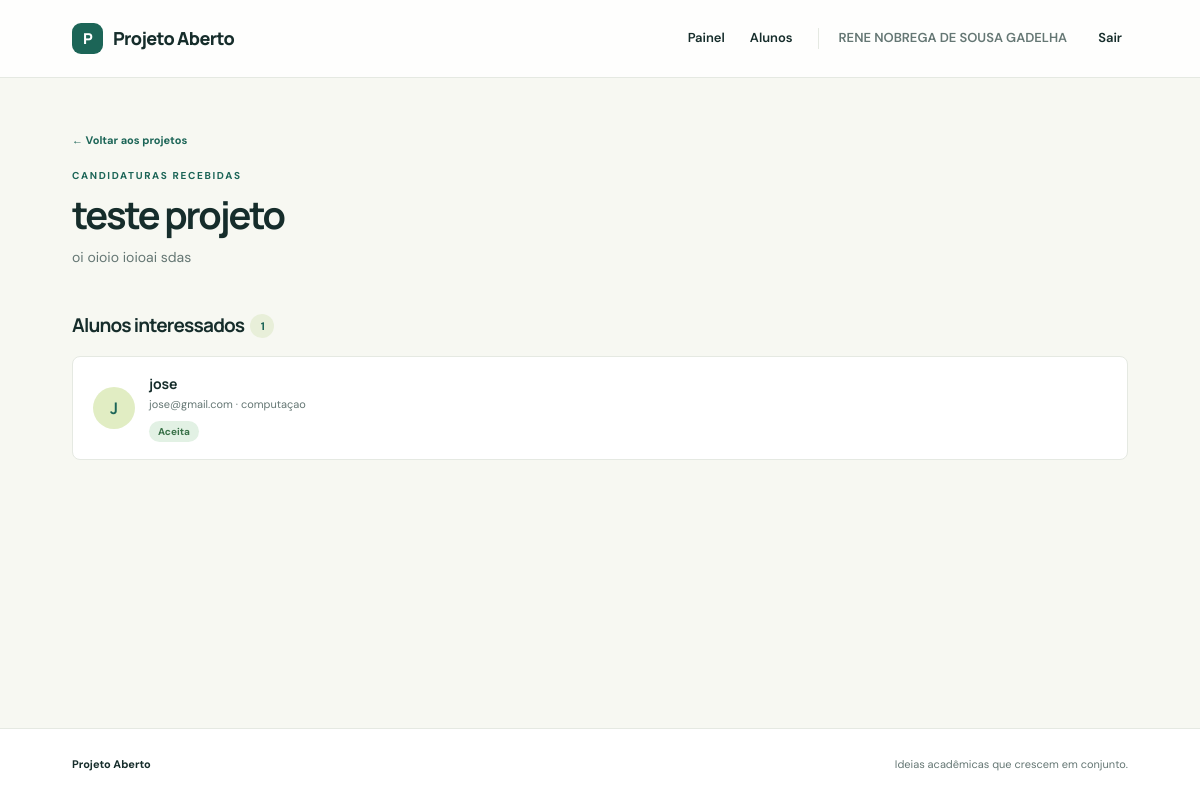
Screenshot of /professor/projetos/1 (signed in) with the database file from the repository.
### models.py (models this page shows, shortened)
class User(db.Model):
    id = db.Column(db.Integer, primary_key=True)
    name = db.Column(db.String(120), nullable=False)
    email = db.Column(db.String(160), unique=True, nullable=False, index=True)
    password_hash = db.Column(db.String(256), nullable=False)
    role = db.Column(db.String(20), nullable=False)
    course = db.Column(db.String(120))
    projects = db.relationship("Project", backref="owner", lazy=True)
    applications = db.relationship("Application", backref="student", lazy=True)

class Project(db.Model):
    id = db.Column(db.Integer, primary_key=True)
    title = db.Column(db.String(160), nullable=False)
    description = db.Column(db.Text, nullable=False)
    requirements = db.Column(db.Text, default="")
    created_at = db.Column(db.DateTime, default=datetime.utcnow, nullable=False)
    owner_id = db.Column(db.Integer, db.ForeignKey("user.id"), nullable=False)
    applications = db.relationship(
        "Application", backref="project", lazy=True, cascade="all, delete-orphan"
    )

class Application(db.Model):
    id = db.Column(db.Integer, primary_key=True)
    student_id = db.Column(db.Integer, db.ForeignKey("user.id"), nullable=False)
    project_id = db.Column(db.Integer, db.ForeignKey("project.id"), nullable=False)
    status = db.Column(db.String(20), default="Pendente", nullable=False)
    created_at = db.Column(db.DateTime, default=datetime.utcnow, nullable=False)
    __table_args__ = (
        db.UniqueConstraint("student_id", "project_id", name="unique_application"),
    )

### controllers/professor_controller.py (the view)
@professor_bp.route("/projetos/<int:project_id>")
def project_applications(project_id):
    user = exigir_perfil("professor")
    if not user:
        return redirect(url_for("auth.login"))
    project = project_service.buscar_projeto(project_id)
    if not project:
        abort(404)
    if project.owner_id != user.id:
        abort(403)
    applications = application_service.listar_do_projeto(project.id)
    return render_template(
        "applications.html", project=project, applications=applications, current_user=user
    )

### controllers/helpers.py (called while the page is built)
def usuario_atual():
    user_id = session.get("user_id")
    return user_repository.buscar_por_id(user_id) if user_id else None

def exigir_perfil(role):
    user = usuario_atual()
    if not user:
        flash("Entre na sua conta para continuar.", "error")
        return None
    if user.role != role:
        abort(403)
    return user

### repositories/application_repository.py (called while the page is built)
def listar_do_projeto(project_id):
    return Application.query.filter_by(project_id=project_id).order_by(Application.created_at).all()

### repositories/project_repository.py (called while the page is built)
def buscar_por_id(project_id):
    return db.session.get(Project, project_id)

### repositories/user_repository.py (called while the page is built)
def buscar_por_id(user_id):
    return db.session.get(User, user_id)

### services/application_service.py (called while the page is built)
def listar_do_projeto(project_id):
    return application_repository.listar_do_projeto(project_id)

### services/project_service.py (called while the page is built)
def buscar_projeto(project_id):
    return project_repository.buscar_por_id(project_id)

### templates/applications.html (shortened to what this page needs)
{% extends 'base.html' %}
{% block content %}
  <section class="page-heading">
    <div>
      <a class="back-link" href="{{ url_for('main.dashboard') }}">← Voltar aos projetos</a>
      <span class="eyebrow">CANDIDATURAS RECEBIDAS</span>
      <h1>{{ project.title }}</h1>
      <p>{{ project.description }}</p>
    </div>
  </section>
  <section class="content-section">
    <div class="section-heading compact">
      <h2>Alunos interessados <span class="count">{{ applications|length }}</span></h2>
    </div>
    {% if applications %}
      <div class="applicant-list">
        {% for application in applications %}
          <article class="applicant-card">
            <div class="avatar">{{ application.student.name[0]|upper }}</div>
            <div class="applicant-info">
              <h3>{{ application.student.name }}</h3>
              <p>
                {{ application.student.email }}
                {% if application.student.course %}
                  · {{ application.student.course }}
                {% endif %}
              </p>
              <span class="status status-{{ application.status|lower }}">{{ application.status }}</span>
            </div>
          </article>
        {% endfor %}
      </div>
    {% else %}
      <div class="empty-state">
        <span class="empty-icon">◎</span>
        <h3>Nenhuma candidatura por enquanto.</h3>
        <p>Quando um aluno se candidatar, as informações aparecerão aqui.</p>
      </div>
    {% endif %}
  </section>
{% endblock %}

### templates/base.html (shortened to what this page needs)
<!doctype html>
<html lang="pt-BR">
  <head>
    <link rel="stylesheet" href="{{ url_for('static', filename='style.css') }}">
  </head>
  <body>
    <header class="site-header">
      <a class="brand" href="{{ url_for('main.index') }}">
        <span class="brand-mark">P</span>
        Projeto Aberto
      </a>
      <nav aria-label="Navegação principal">
        {% if current_user %}
          <a href="{{ url_for('main.dashboard') }}">Painel</a>
          <a href="{{ url_for('main.students') }}">Alunos</a>
          <span class="nav-user">{{ current_user.name }}</span>
          <form class="inline-form" action="{{ url_for('auth.logout') }}" method="post">
            <button class="nav-button">Sair</button>
          </form>
        {% else %}
          <a href="{{ url_for('auth.login') }}">Entrar</a>
          <a class="nav-cta" href="{{ url_for('auth.register', role='student') }}">Criar conta</a>
        {% endif %}
      </nav>
    </header>
    <main class="container">
      {% block content %}{% endblock %}
    </main>
    <footer class="site-footer">
      <span>Projeto Aberto</span>
      <span>Ideias acadêmicas que crescem em conjunto.</span>
    </footer>
  </body>
</html>

### static/style.css (style rules this page uses)
:root { --ink:#162d2b;--muted:#657774;--green:#1c6557;--green-dark:#164e44;--lime:#d9ed9a;--cream:#f7f8f2;--paper:#fff;--line:#e5e9e2;--coral:#ee967a;--shadow:0 18px 50px rgba(27,55,47,.08) }
* { box-sizing:border-box }
body { margin:0;background:var(--cream);color:var(--ink);font-family:'DM Sans',sans-serif;font-size:15px;line-height:1.6 }
a { color:inherit;text-decoration:none }
button,input,textarea { font:inherit }
.site-header { height:78px;display:flex;align-items:center;justify-content:space-between;padding:0 max(calc((100% - 1160px)/2),6%);background:rgba(255,255,255,.88);border-bottom:1px solid var(--line) }
.brand { font-family:Manrope,sans-serif;font-size:18px;font-weight:800;letter-spacing:-.6px;display:flex;align-items:center;gap:10px }
.brand-mark { display:grid;place-items:center;width:31px;height:31px;background:var(--green);color:#fff;border-radius:9px;font-size:15px }
.site-header nav { display:flex;align-items:center;gap:25px;font-size:13px;font-weight:600 }
.nav-user { color:var(--muted);border-left:1px solid var(--line);padding-left:20px }
.inline-form { display:inline }
.nav-button { border:0;background:none;color:var(--ink);font-weight:600;cursor:pointer }
.container { width:min(1120px,88%);margin:0 auto;min-height:calc(100vh - 150px) }
.eyebrow { display:block;color:var(--green);font-size:10px;font-weight:700;letter-spacing:1.65px;margin-bottom:14px }
.hero h1,.form-intro h1,.page-heading h1 { font:700 clamp(36px,4.2vw,54px)/1.15 Manrope,sans-serif;letter-spacing:-2.1px;margin:0 0 19px;max-width:650px }
.hero-copy>p,.form-intro>p,.page-heading p { color:var(--muted);font-size:16px;max-width:490px;margin:0;line-height:1.75 }
.section-heading h2,.steps h2 { font:700 27px/1.3 Manrope,sans-serif;letter-spacing:-.8px;margin:0 }
.site-footer { height:72px;border-top:1px solid var(--line);background:#fff;padding:0 max(calc((100% - 1120px)/2),6%);display:flex;align-items:center;justify-content:space-between;color:var(--muted);font-size:11px }
.site-footer span:first-child { font-weight:700;color:var(--ink) }
.page-heading { display:flex;align-items:center;justify-content:space-between;padding:54px 0 35px }
.page-heading .eyebrow { margin-bottom:9px }
.page-heading h1 { font-size:38px;margin-bottom:9px }
.page-heading p { font-size:14px }
.content-section { padding:8px 0 66px }
.section-heading.compact { display:flex;align-items:center;justify-content:space-between;margin-bottom:18px }
.section-heading.compact h2 { font-size:19px }
.count { display:inline-grid;place-items:center;min-width:24px;height:24px;padding:0 6px;border-radius:20px;background:#e8efd9;color:var(--green);font:700 11px 'DM Sans',sans-serif;vertical-align:2px;margin-left:3px }
.status { font-size:10px;font-weight:700;border-radius:20px;padding:4px 9px;background:#eef0ed;color:#6c7973 }
.status-aceita { background:#e2f1e4;color:#397148 }
.applicant-list { display:grid;gap:10px }
.applicant-card { display:flex;align-items:center;gap:14px;background:#fff;padding:17px 20px;border:1px solid var(--line);border-radius:8px }
.avatar { display:grid;place-items:center;flex:0 0 42px;height:42px;border-radius:50%;background:#e1edc3;color:var(--green);font:700 16px Manrope,sans-serif }
.applicant-info { flex:1 }
.applicant-info h3,.person-card h3 { font:700 14px Manrope;margin:0 }
.applicant-info p,.person-card p { font-size:11px;color:var(--muted);margin:3px 0 5px }
.back-link { display:block;color:var(--green);font-size:11px;font-weight:700;margin-bottom:18px }

### rows the page displays
User: name "RENE NOBREGA DE SOUSA GADELHA"
Project: title "teste projeto", description "oi oioio ioioai sdas"
Application: student "J", student.name "jose", student.email "jose@gmail.com", student.course "computaçao", status "Aceita"

### other values shown
{{ applications|length }} "1"
